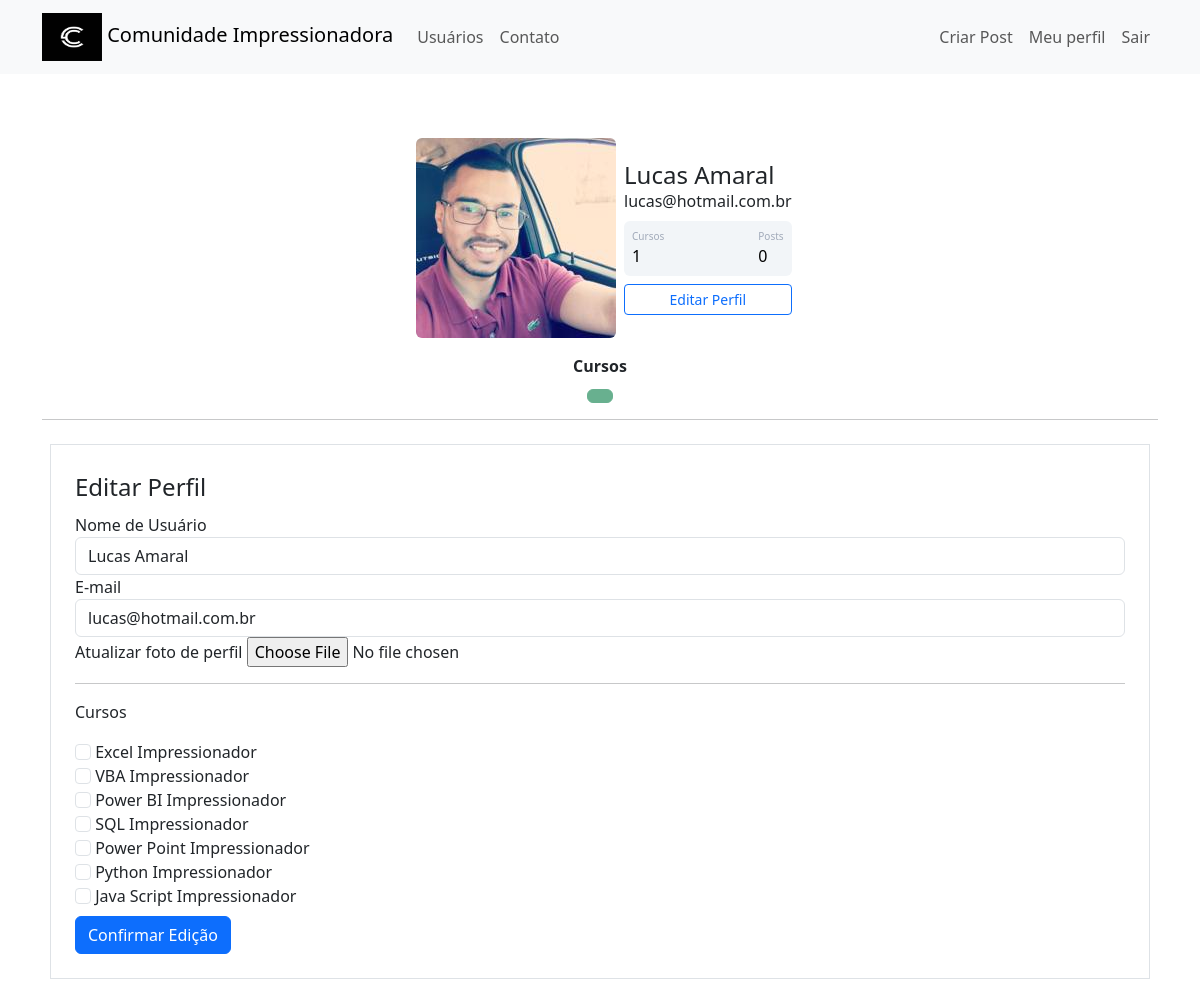
Screenshot of /perfil/editar (signed in) with the database file from the repository.
### comunidadeimpressionadora/models.py (models this page shows)
class Usuario(database.Model, UserMixin):
    id = database.Column(database.Integer, primary_key=True)
    username = database.Column(database.String, nullable=False)
    email = database.Column(database.String, nullable=False, unique=True)
    senha = database.Column(database.String, nullable=False)
    foto_perfil = database.Column(database.String, default='default.jpg')
    posts = database.relationship('Post', backref='autor', lazy=True)
    cursos = database.Column(database.String, nullable=False, default='Não Informado')

### comunidadeimpressionadora/routes.py (the view)
@app.route('/perfil/editar', methods=['GET', 'POST'])
@login_required
def editar_perfil():
    form = FormEditarPerfil()
    if form.validate_on_submit():
        current_user.email = form.email.data
        current_user.username = form.username.data
        if form.foto_perfil.data:
            nome_imagem = salvar_imagem(form.foto_perfil.data)
            current_user.foto_perfil = nome_imagem
        current_user.cursos = atualizar_cursos(form)
        database.session.commit()
        flash(f'Perfil atualizado com sucesso!', 'alert-success')
        return redirect(url_for('perfil'))
    elif request.method =="GET":
        form.email.data = current_user.email
        form.username.data = current_user.username
    foto_perfil = url_for('static', filename='fotos_perfil/{}'.format(current_user.foto_perfil))
    return render_template('editarperfil.html', foto_perfil=foto_perfil, form=form)

### comunidadeimpressionadora/forms.py (shortened to what this page needs)
class FormEditarPerfil(FlaskForm):
    username = StringField('Nome de Usuário', validators=[DataRequired()])
    email = StringField('E-mail', validators=[DataRequired(), Email()])
    foto_perfil = FileField("Atualizar foto de perfil", validators=[FileAllowed(['jpg', 'png'])])
    curso_excel = BooleanField('Excel Impressionador')
    curso_vba = BooleanField('VBA Impressionador')
    curso_powerbi = BooleanField('Power BI Impressionador')
    curso_sql = BooleanField('SQL Impressionador')
    curso_powerpoint = BooleanField('Power Point Impressionador')
    curso_python = BooleanField('Python Impressionador')
    curso_js = BooleanField('Java Script Impressionador')
    botao_submit_editarperfil = SubmitField('Confirmar Edição')

### comunidadeimpressionadora/models.py (called while the page is built)
@login_manager.user_loader
def load_usuario(id_usuario):
    return Usuario.query.get(int(id_usuario))

### comunidadeimpressionadora/templates/editarperfil.html (shortened to what this page needs)
{% extends 'perfil.html' %}
{% block form_editar_perfil %}
 <div class="container ">
            <hr>
            <div class="row ">
                <div class="col ">
                    <form method="POST" action="" class="border p-4 m-2" enctype="multipart/form-data">
                        <legend>Editar Perfil</legend>
                        <fieldset>
                            <div class="form-group">
                                {{ form.username.label(class="form-control-label") }}
                                {% if form.username.errors %}
                                    {{ form.username(class="form-control is-invalid") }}
                                <div class="invalid-feedback">
                                    {% for erro in form.username.errors %}
                                        {{ erro }}
                                    {% endfor %}
                                </div>
                                {% else %}
                                    {{ form.username(class="form-control") }}
                                {% endif %}
                            </div>
                            <div class="form-group">
                                {{ form.email.label(class="form-control-label") }}
                                {% if form.email.errors %}
                                    {{ form.email(class="form-control is-invalid") }}
                                <div class="invalid-feedback">
                                    {% for erro in form.email.errors %}
                                        {{ erro }}
                                    {% endfor %}
                                </div>
                                {% else %}
                                    {{ form.email(class="form-control") }}
                                {% endif %}
                            </div>
                            <div class="form-group">
                                {{ form.foto_perfil.label }}
                                {{ form.foto_perfil(class="form-control-file")}}
                            </div>
                            <hr>
                            <p>
                                Cursos
                            </p>
                            {% for campo in form %}
                                {% if 'curso_' in campo.name %}
                                <div class="form-group">
                                    {{ campo(class="form-check-input") }}
                                    {{ campo.label(class="form-check-label") }}
                                </div>
                                {% endif %}
                            {% endfor %}
                        </fieldset>
                            {{ form.botao_submit_editarperfil(class="btn btn-primary mt-2") }}
                    </form>
                </div>
            </div>
        </div>
{% endblock %}

### comunidadeimpressionadora/templates/perfil.html
{% extends 'base.html' %}
{% block body %}
<div class="container mt-5 d-flex justify-content-center">
            <div class="card p-3">
                <div class="d-flex align-items-center">
                    <div class="image pe-2">
                <img src="{{ foto_perfil }}" class="rounded" width="200" >
                </div>
                <div class="ml-3 w-100">
                   <h4 class="mb-0 mt-0">{{current_user.username}}</h4>
                   <span>{{current_user.email}}</span>
                   <div class="p-2 mt-2 bg-primary d-flex justify-content-between rounded text-white stats">
                       {% if 'Não Informado' in current_user.cursos %}
                            <div class="d-flex flex-column">
                                <span class="articles">Cursos</span>
                                <span class="number1">0</span>
                            </div>
                       {% else %}
                            <div class="d-flex flex-column">
                                <span class="articles">Cursos</span>
                                <span class="number1">{{ current_user.cursos.count(';') + 1}}</span>
                            </div>
                       {% endif %}
                    <div class="d-flex flex-column">
                        <span class="rating">Posts</span>
                        <span class="number3">0</span>
                    </div>
                   </div>
                   <div class="button mt-2 d-flex flex-row align-items-center">
                       <a class="w-100" href="{{ url_for('editar_perfil')}}">
                           <button class="btn btn-sm btn-outline-primary w-100">Editar Perfil</button>
                       </a>
                   </div>
                </div>
                </div>
            </div>
</div>
<div class="row justify-content-center">
    <div class="col-4" style="text-align: center">
        <strong>Cursos</strong>
        <br>
        {% for curso in current_user.cursos.split(';') %}
            <button type="button" class="btn btn-success mt-2" disabled>{{ curso }}</button>
        {% endfor %}
    </div>
</div>
{% block form_editar_perfil %}
{% endblock %}
{% endblock %}

### comunidadeimpressionadora/static/main.css (style rules this page uses)
.card { width: 400px; border: none; border-radius: 10px; background-color: #fff; }
.stats { background: #f2f5f8 !important; color: #000 !important; }
.articles { font-size:10px; color: #a1aab9; }
.number1 { font-weight:500; }
.rating { font-size:10px; color: #a1aab9; }
.number3 { font-weight:500; }

### rows the page displays
Usuario: username "Lucas Amaral", email "lucas@hotmail.com.br", cursos "1"

### other values shown
{{ campo.label(class="form-check-label") }} "Excel Impressionador" "VBA Impressionador" "Power BI Impressionador" "SQL Impressionador" "Power Point Impressionador" "Python Impressionador" "Java Script Impressionador"
